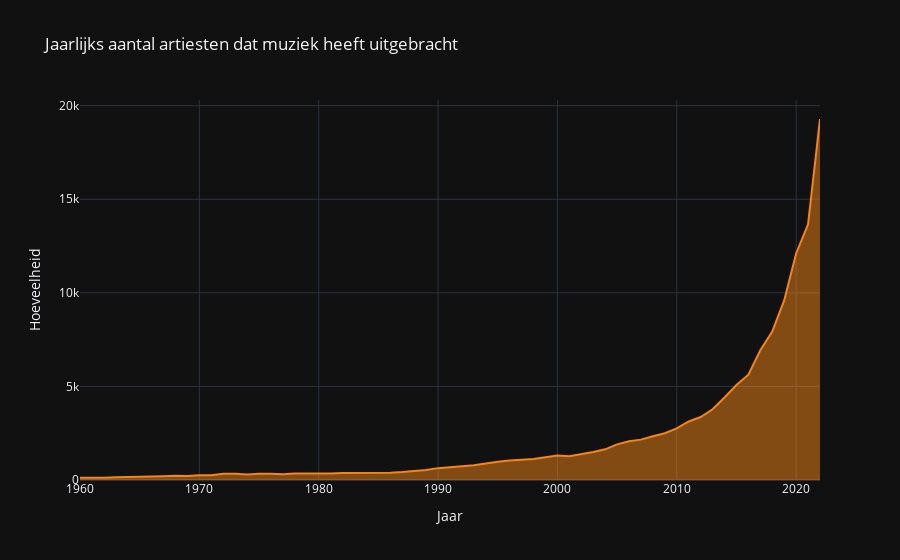

The cell this chart's notebook holds for it:
### Markdown cell above
## De muziekindustrie en de opkomst van het internet

### Code cell
#@title Plot aantal unieke artiesten per jaar
# Converteer de 'artists_names'-kolom naar een tuple
main_dataset['artists_names'] = main_dataset['artists_names'].apply(tuple)

# Groepeer de dataset per jaar ('year') en tel het aantal unieke artiesten ('artists_names')
num_artists_per_year = main_dataset.groupby('year')['artists_names'].nunique().reset_index(name='num_artists')

#Maak de grafiek


fig_num_artists = go.Figure(go.Scatter(x=num_artists_per_year['year'],
                                       y=num_artists_per_year['num_artists'],
                                       mode='lines',
                                       fill='tozeroy',
                                       marker=dict(color=px.colors.qualitative.T10[1])))

fig_num_artists.update_layout(title='Jaarlijks aantal artiesten dat muziek heeft uitgebracht',
                              xaxis_title="Jaar",
                              yaxis_title="Hoeveelheid")
fig_num_artists.show()

### Figure 1 — Plotly figure (JSON) as saved in the notebook; plotly's stock layout.template omitted (floating-point values rounded to 4 significant figures)
{"data": [{"fill": "tozeroy", "marker": {"color": "#F58518"}, "mode": "lines", "type": "scatter", "x": [1960, 1961, 1962, 1963, 1964, 1965, 1966, 1967, 1968, 1969, 1970, 1971, 1972, 1973, 1974, 1975, 1976, 1977, 1978, 1979, 1980, 1981, 1982, 1983, 1984, 1985, 1986, 1987, 1988, 1989, 1990, 1991, 1992, 1993, 1994, 1995, 1996, 1997, 1998, 1999, 2000, 2001, 2002, 2003, 2004, 2005, 2006, 2007, 2008, 2009, 2010, 2011, 2012, 2013, 2014, 2015, 2016, 2017, 2018, 2019, 2020, 2021, 2022], "y": [123, 114, 124, 152, 157, 153, 174, 201, 225, 214, 254, 250, 330, 340, 289, 337, 328, 305, 352, 343, 357, 351, 378, 370, 377, 370, 382, 421, 474, 534, 634, 671, 716, 783, 882, 980, 1037, 1067, 1122, 1220, 1307, 1273, 1364, 1494, 1640, 1903, 2069, 2157, 2338, 2501, 2753, 3126, 3365, 3781, 4406, 5078, 5628, 6935, 7932, 9594, 12105, 13661, 19288]}], "layout": {"title": {"text": "Jaarlijks aantal artiesten dat muziek heeft uitgebracht"}, "xaxis": {"title": {"text": "Jaar"}}, "yaxis": {"title": {"text": "Hoeveelheid"}}}}
